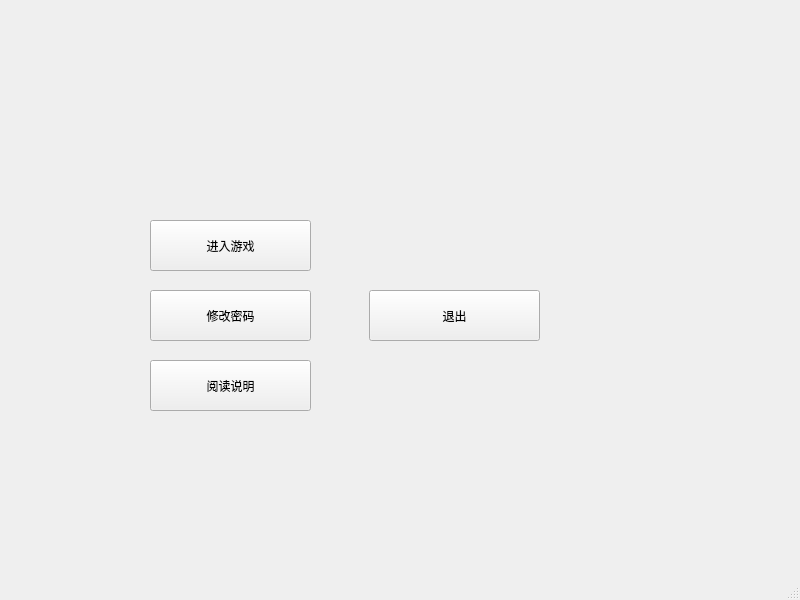
<?xml version="1.0" encoding="UTF-8"?>
<ui version="4.0">
 <class>Player_center</class>
 <widget class="QMainWindow" name="Player_center">
  <property name="geometry">
   <rect>
    <x>0</x>
    <y>0</y>
    <width>800</width>
    <height>600</height>
   </rect>
  </property>
  <property name="windowTitle">
   <string>MainWindow</string>
  </property>
  <widget class="QWidget" name="centralwidget">
   <widget class="QLabel" name="label">
    <property name="geometry">
     <rect>
      <x>0</x>
      <y>0</y>
      <width>791</width>
      <height>551</height>
     </rect>
    </property>
    <property name="autoFillBackground">
     <bool>true</bool>
    </property>
    <property name="text">
     <string/>
    </property>
    <property name="pixmap">
     <pixmap>background.jpg</pixmap>
    </property>
    <property name="scaledContents">
     <bool>true</bool>
    </property>
   </widget>
   <widget class="QPushButton" name="pushButton_Game">
    <property name="geometry">
     <rect>
      <x>150</x>
      <y>220</y>
      <width>161</width>
      <height>51</height>
     </rect>
    </property>
    <property name="text">
     <string>进入游戏</string>
    </property>
   </widget>
   <widget class="QPushButton" name="pushButton_word">
    <property name="geometry">
     <rect>
      <x>150</x>
      <y>290</y>
      <width>161</width>
      <height>51</height>
     </rect>
    </property>
    <property name="text">
     <string>修改密码</string>
    </property>
   </widget>
   <widget class="QPushButton" name="pushButton_know">
    <property name="geometry">
     <rect>
      <x>150</x>
      <y>360</y>
      <width>161</width>
      <height>51</height>
     </rect>
    </property>
    <property name="text">
     <string>阅读说明</string>
    </property>
   </widget>
   <widget class="QPushButton" name="pushButton">
    <property name="geometry">
     <rect>
      <x>369</x>
      <y>290</y>
      <width>171</width>
      <height>51</height>
     </rect>
    </property>
    <property name="text">
     <string>退出</string>
    </property>
   </widget>
  </widget>
  <widget class="QMenuBar" name="menubar">
   <property name="geometry">
    <rect>
     <x>0</x>
     <y>0</y>
     <width>800</width>
     <height>18</height>
    </rect>
   </property>
  </widget>
  <widget class="QStatusBar" name="statusbar"/>
 </widget>
 <resources/>
 <connections/>
</ui>
